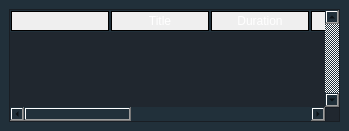
<?xml version="1.0" encoding="UTF-8"?>
<ui version="4.0">
 <class>FrmGrupos</class>
 <widget class="QMainWindow" name="FrmGrupos">
  <property name="geometry">
   <rect>
    <x>0</x>
    <y>0</y>
    <width>349</width>
    <height>131</height>
   </rect>
  </property>
  <property name="windowTitle">
   <string>Rotations</string>
  </property>
  <property name="styleSheet">
   <string notr="true">background-color: rgb(33, 48, 58);</string>
  </property>
  <widget class="QWidget" name="centralwidget">
   <layout class="QVBoxLayout" name="verticalLayout">
    <item>
     <widget class="ListaGrupos" name="Lista">
      <property name="sizePolicy">
       <sizepolicy hsizetype="Expanding" vsizetype="Preferred">
        <horstretch>0</horstretch>
        <verstretch>7</verstretch>
       </sizepolicy>
      </property>
      <property name="styleSheet">
       <string notr="true">QTableView {
background-color: rgb(32, 39, 47);

	
	color: rgb(7, 250, 242);
	
	gridline-color: rgb(117, 125, 164);

}

QHeaderView::section
{
spacing: 10px;
background-color: qlineargradient(x1: 0, y1: 0, x2: 0, y2: 1,
                                       stop: 0 #5aa3fd, stop: 1 #1f406a);
color: white;
border: 1px solid black;
margin: 1px;
text-align: right;
font-family: arial;
font-size:12px;
}
</string>
      </property>
      <property name="verticalScrollBarPolicy">
       <enum>Qt::ScrollBarAlwaysOn</enum>
      </property>
      <property name="showDropIndicator" stdset="0">
       <bool>false</bool>
      </property>
      <property name="dragDropOverwriteMode">
       <bool>false</bool>
      </property>
      <property name="selectionMode">
       <enum>QAbstractItemView::ContiguousSelection</enum>
      </property>
      <property name="selectionBehavior">
       <enum>QAbstractItemView::SelectRows</enum>
      </property>
      <attribute name="verticalHeaderVisible">
       <bool>false</bool>
      </attribute>
      <attribute name="verticalHeaderDefaultSectionSize">
       <number>16</number>
      </attribute>
      <attribute name="verticalHeaderMinimumSectionSize">
       <number>16</number>
      </attribute>
      <column>
       <property name="text">
        <string/>
       </property>
      </column>
      <column>
       <property name="text">
        <string>Title</string>
       </property>
      </column>
      <column>
       <property name="text">
        <string>Duration</string>
       </property>
      </column>
      <column>
       <property name="text">
        <string>Seconds</string>
       </property>
      </column>
      <column>
       <property name="text">
        <string>url</string>
       </property>
      </column>
      <column>
       <property name="text">
        <string>PWeather</string>
       </property>
      </column>
      <column>
       <property name="text">
        <string>PInUrl</string>
       </property>
      </column>
      <column>
       <property name="text">
        <string>POutUrl</string>
       </property>
      </column>
     </widget>
    </item>
   </layout>
  </widget>
 </widget>
 <customwidgets>
  <customwidget>
   <class>ListaGrupos</class>
   <extends>QTableWidget</extends>
   <header location="global">ListaGrupos.h</header>
  </customwidget>
 </customwidgets>
 <resources/>
 <connections/>
</ui>
